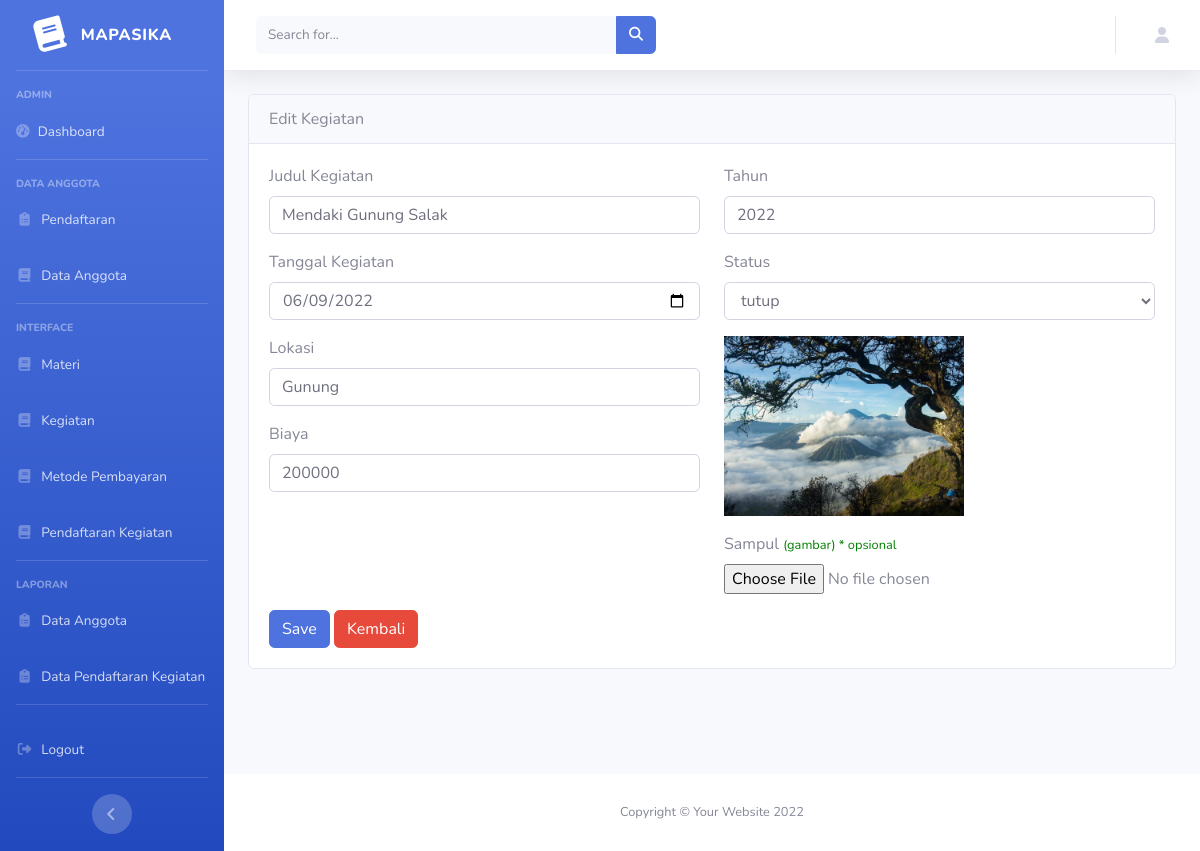
The page /kegiatan/edit/1 on the database its author committed.
### tables this page shows
CREATE TABLE `kegiatan` (
  `id_kegiatan` int(11) NOT NULL,
  `tgl_kegiatan` date NOT NULL,
  `nama_kegiatan` varchar(50) NOT NULL,
  `lokasi` varchar(30) NOT NULL,
  `biaya` int(11) NOT NULL,
  `thn` year(4) NOT NULL,
  `img` varchar(50) NOT NULL,
  `status` varchar(10) NOT NULL
);

### application/controllers/Kegiatan.php (called while the page is built, shortened)
<?php
class Kegiatan extends CI_Controller {
    public function __construct(){
        $this->load->library('pagination');
        $this->load->model('ModelUser');
        $this->load->model('ModelKegiatan');
        $this->load->library('form_validation');
      }
    public function edit($id) {
        $data['judul'] = 'Edit Kegiatan';
        $data['user'] = $this->ModelUser->cekData(['email' => $this->session->userdata('email')])->row_array();
        $data['kegiatan'] = $this->ModelKegiatan->KegiatanWhere(['id_kegiatan' => $id])->row_array();
        $this->load->view('templates/admin_header', $data);
        $this->load->view('templates/admin_sidebar', $data);
        $this->load->view('templates/admin_topbar', $data);
        $this->load->view('kegiatan/edit', $data);
        $this->load->view('templates/admin_footer');
    }
}

### index.php (called while the page is built, shortened)
<?php
require_once BASEPATH.'core/CodeIgniter.php';

### application/models/ModelKegiatan.php (called while the page is built, shortened)
<?php
class ModelKegiatan extends CI_Model{
    public function KegiatanWhere($where = null)
    {
        return $this->db->get_where('kegiatan', $where);
    }
}

### application/views/kegiatan/edit.php (the view, shortened to what this page needs)
<div class="container-fluid" style="height: 680px;">
  <div class="card mb-3">
      <div class="card-header">
          Edit Kegiatan
      </div>
      <div class="card-body">
        <div class="content-wrapper">
          <section class="content">
          <div class="row">
              <div class="col-md-12">
                  <div class="box box-primary">
                  <div class="box-body">
                            <form action="<?= base_url('kegiatan/update_kegiatan'); ?>" method="POST" enctype="multipart/form-data">
                                <div class="row">
                                    <div class="col-sm-6">
                                        <div class="form-group">
                                            <label>Judul Kegiatan</label>
                                            <input type="text" class="form-control" name="judul" value="<?= $kegiatan['nama_kegiatan'];?>">
                                        </div>
                                        <div class="form-group">
                                            <label>Tanggal Kegiatan</label>
                                            <input type="date" class="form-control" name="tgl" value="<?= $kegiatan['tgl_kegiatan'];?>">
                                        </div>
                                        <div class="form-group">
                                            <label>Lokasi</label>
                                            <input type="text" class="form-control" name="lokasi" value="<?= $kegiatan['lokasi'];?>">
                                        </div>
                                        <div class="form-group">
                                            <label>Biaya</label>
                                            <input type="text" class="form-control" name="biaya" value="<?= $kegiatan['biaya'];?>">
                                        </div>
                                    </div>
                                    <div class="col-sm-6">
                                        <div class="form-group">
                                            <label>Tahun</label>
                                            <input type="number" class="form-control" name="tahun" value="<?= $kegiatan['thn'];?>">
                                        </div>
                                        <div class="form-group">
                                            <label>Status</label>
                                            <select class="form-control select2" required="required"  name="status">
                                            <option value="<?= $kegiatan['status']; ?>"><?= $kegiatan['status']; ?></option>
                                          </select>
                                        </div>
                                        <div class="form-group">
                                            <img src="<?= base_url('assets/gambar/') . $kegiatan['img']; ?>" width="240px">
                                        </div>
                                        <div class="form-group">
                                            <label>Sampul <small style="color:green">(gambar) * opsional</small></label>
                                            <input type="file" accept="image/*" name="gambar">
                                        </div>
                                    </div>
                                </div>
                                <div class="pull-right">
                                    <button type="submit" class="btn btn-primary btn-md">Save</button>
                            </form>
                                    <a href="<?= base_url('kegiatan/daftar_kegiatan'); ?>" class="btn btn-danger btn-md">Kembali</a>
                                </div>
                    </div>
                  </div>
              </div>
            </div>
        </div>
      </div>
  </div>
</div>

### rows shown on the page
kegiatan: judul "Mendaki Gunung Salak", tgl "06/09/2022", lokasi "Gunung", biaya "200000", tahun "2022", status "tutup", img (picture)
